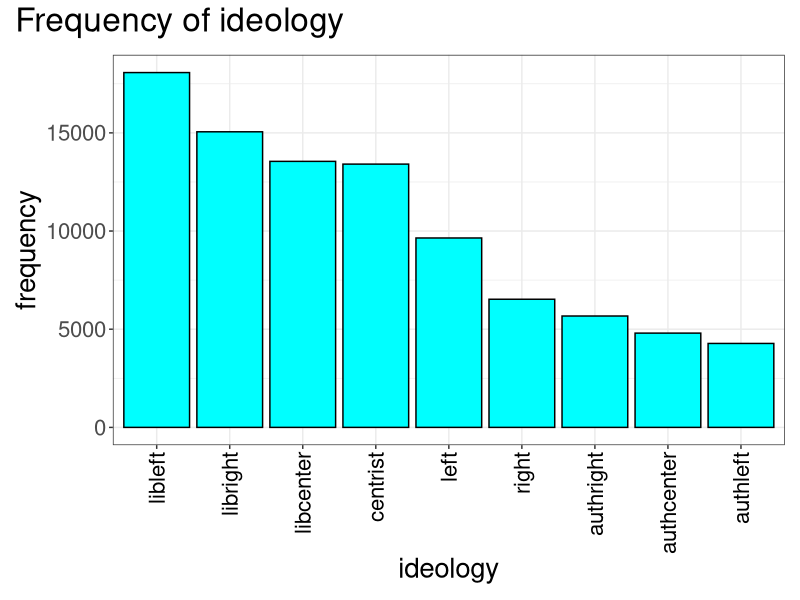

Reproduce this figure in R.
library(tidyverse)
library(viridis)  
library(kableExtra)
library(patchwork)

# set working directory
setwd('~/Desktop/WORK/Monash/Thesis/Data collection/Complete Data')

# load  data
user_flair <- read_csv('user_flair.csv') 

# get a sense of how many duplicate flairs
unique(user_flair$flair)  

# rename flairs  in a more simple way and combine duplicates
user_flair$flair <- recode(user_flair$flair, `:CENTG: - Centrist` =  "centrist")
user_flair$flair <- recode(user_flair$flair, `:centrist: - Centrist` =  "centrist")
user_flair$flair <- recode(user_flair$flair, `:centrist: - Grand Inquisitor` =  "centrist")
user_flair$flair <- recode(user_flair$flair, `:left: - Left` =  "left")
user_flair$flair <- recode(user_flair$flair, `:libright: - LibRight` =  "libright")
user_flair$flair <- recode(user_flair$flair, `:libright2: - LibRight` =  "libright")
user_flair$flair <- recode(user_flair$flair, `:right: - Right` =  "right")
user_flair$flair <- recode(user_flair$flair, `:libleft: - LibLeft` =  "libleft")
user_flair$flair <- recode(user_flair$flair, `:lib: - LibCenter` =  "libcenter")
user_flair$flair <- recode(user_flair$flair, `:auth: - AuthCenter` =  "authcenter")
user_flair$flair <- recode(user_flair$flair, `:authleft: - AuthLeft` =  "authleft")
user_flair$flair <- recode(user_flair$flair, `:authright: - AuthRight` =  "authright")

# check we have  removed all duplicates
unique(user_flair$flair)  

# create function to order classes by freq
reorder_size <- function(x) {
  factor(x, levels = names(sort(table(x), decreasing = TRUE)))
}

# create  a frequency  table
table(reorder_size(user_flair$flair)) %>% t() %>%
  kable("latex", caption = "Idelogy frequency in sample (n = 91,000)") %>%
  kable_styling(full_width = FALSE)

# create a proportion table
prop.table(table(reorder_size(user_flair$flair))) %>% t() %>%
  kable("latex", caption = "Idelogy frequency in sample (n = 91,000)", digits  = 2) %>%
  kable_styling(full_width = FALSE)

# create ordered barcharts of frequency and proportion
# create chart for frequency
freq_ideology_barchart  <- ggplot(user_flair, aes(x = reorder_size(flair))) +
  geom_bar(fill = 'cyan',color='black') +
  xlab("ideology") +
  ylab('frequency')  +
  theme_bw() +
  plot_annotation(
    title = 'Frequency of ideology',
  ) &
  theme(axis.text.x = element_text(angle = 90, vjust = 0.5, hjust=1,  color = 'black'),
        text = element_text( size = 20, color = 'black'))
ggsave("~/Desktop/WORK/Monash/Thesis/Data collection/response_freq.pdf", 
       width = 32, height = 20, units = "cm")
